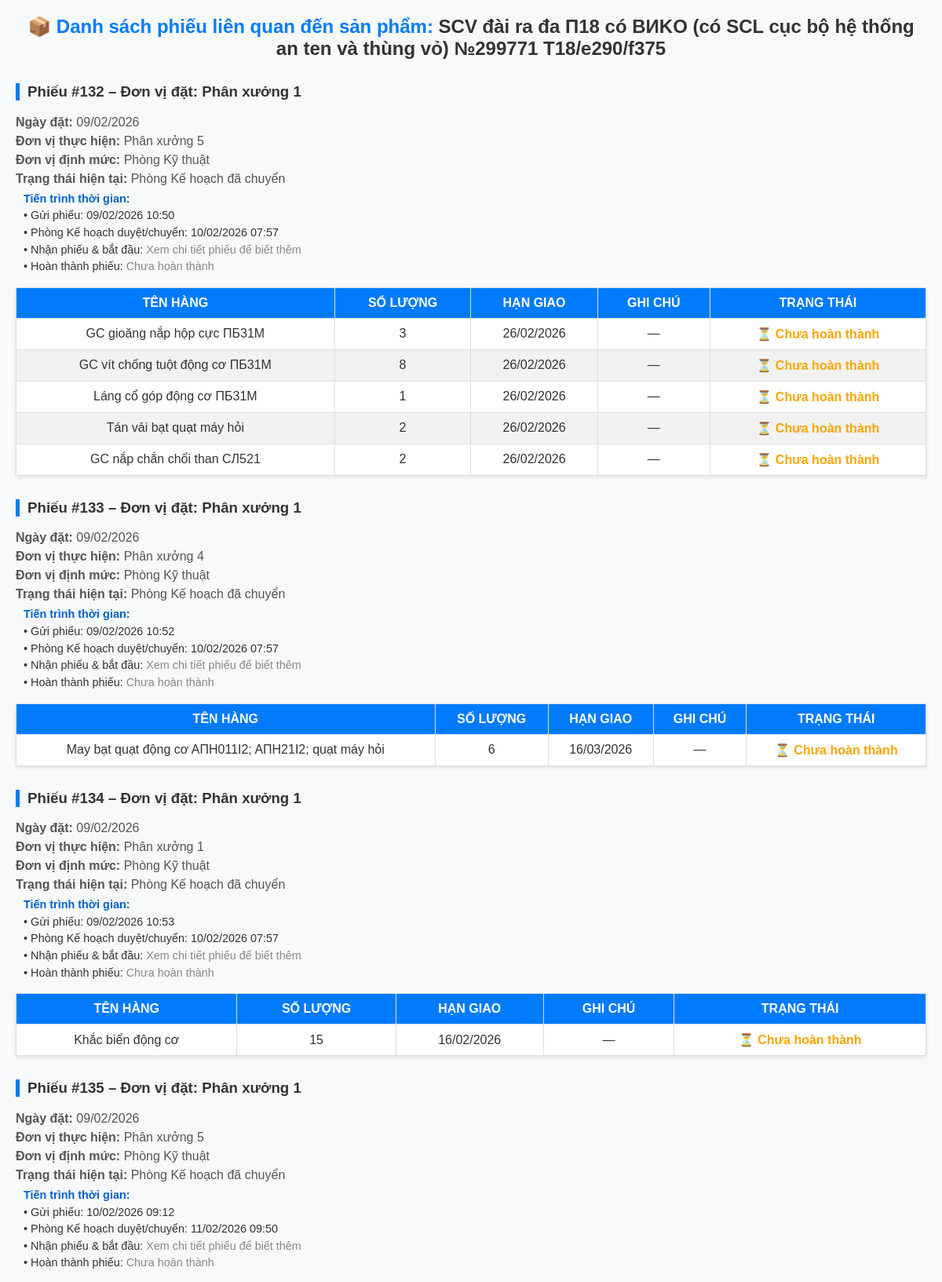
The page /D2SX/products/91/orders/ (upper part) on the database its author committed.
### D2SX/models.py (models this page shows, shortened)
class Product(models.Model):
    name = models.CharField(max_length=100)
    item = models.ForeignKey(ProductItem, on_delete=models.CASCADE, related_name='products')
    start_date = models.DateField(null=True, blank=True)
    end_date = models.DateField(null=True, blank=True)

class OrderForm(models.Model):
    STATUS_CHOICES = [
        ('submitted', 'Đã gửi'),
        ('approved', 'Đã duyệt'),
        ('rejected', 'Từ chối'),
        ('forwarded', 'Phòng Kế hoạch đã chuyển'),
    ]
    created_by = models.ForeignKey(
        settings.AUTH_USER_MODEL,
        on_delete=models.CASCADE,
        related_name='order_forms'
    )
    ordering_unit = models.ForeignKey(
        Z119group,
        related_name='order_forms_created',
        on_delete=models.CASCADE
    )
    norm_unit = models.ForeignKey(
        Z119group,
        related_name='order_forms_normed',
        on_delete=models.CASCADE,
        null = True,
        blank = True
    )
    executing_unit = models.ForeignKey(
        Z119group,
        related_name='order_forms_received',
        on_delete=models.CASCADE
    )
    order_date = models.DateField()
    status = models.CharField(
        max_length=20,
        choices=STATUS_CHOICES,
        default='submitted'
    )
    reviewed_by = models.ForeignKey(
        settings.AUTH_USER_MODEL,
        null=True,
        blank=True,
        on_delete=models.SET_NULL,
        related_name='reviewed_orders'
    )
    reviewed_at = models.DateTimeField(null=True, blank=True)
    created_at = models.DateTimeField(auto_now_add=True)

class OrderItem(models.Model):
    order_form = models.ForeignKey(OrderForm, related_name='items', on_delete=models.CASCADE)
    item_name = models.CharField(max_length=255)
    quantity = models.PositiveIntegerField()
    product = models.ForeignKey(Product, null=True, blank=True, on_delete=models.SET_NULL)  # số việc
    due_date = models.DateField()  # ngày phải xong (theo yêu cầu đơn vị đặt)
    completed_date = models.DateField(null=True, blank=True)  # ngày hoàn thành thực tế
    note = models.TextField(blank=True)
    is_completed = models.BooleanField(default=False)

### DKQSZ119/models.py (models this page shows, shortened)
class Z119group(models.Model):
    name = models.CharField(max_length=100)

### D2SX/views.py (the view)
# urls.py: path('products/<int:product_id>/orders/', views.order_items_by_product, name='order_items_by_product'),
def order_items_by_product(request, product_id):
    product = get_object_or_404(Product, id=product_id)
    order_items = (
        OrderItem.objects
        .filter(product=product)
        .select_related('order_form')
    )
    order_forms = (
        OrderForm.objects
        .filter(items__product=product)
        .distinct()
        .select_related('executing_unit', 'norm_unit', 'ordering_unit')
        .prefetch_related('items')
    )
    context = {
        "product": product,
        "order_items": order_items,
        "order_forms": order_forms,
    }
    return render(request, "order_items_by_product.html", context)

### D2SX/context_processors.py (called while the page is built)
def leader_name_processor(request):
    if request.user.is_authenticated:
        return {'leader_name': request.user.get_full_name() or request.user.username}
    return {}

### DKQSZ119/context_processors.py (called while the page is built)
def leader_name_processor(request):
    if request.user.is_authenticated:
        return {'leader_name': request.user.get_full_name() or request.user.username}
    return {}

### D2SX/templates/order_items_by_product.html (shortened to what this page needs)
<!DOCTYPE html>
<html lang="vi">
<head>
</head>
<body>
    <h2>📦 Danh sách phiếu liên quan đến sản phẩm: <span style="color:#333">{{ product.name }}</span></h2>
    {% if order_forms %}
        {% for order in order_forms %}
            <h3>Phiếu #{{ order.id }} – Đơn vị đặt: {{ order.ordering_unit.name|default:"N/A" }}</h3>
            <p><strong>Ngày đặt:</strong> {{ order.order_date|date:"d/m/Y" }}</p>
            <p><strong>Đơn vị thực hiện:</strong> {{ order.executing_unit.name|default:"N/A" }}</p>
            <p><strong>Đơn vị định mức:</strong> {{ order.norm_unit.name|default:"Chưa định mức" }}</p>
            <p><strong>Trạng thái hiện tại:</strong> {{ order.get_status_display }}</p>
            <div class="timeline">
                <strong>Tiến trình thời gian:</strong><br>
                • Gửi phiếu: {{ order.created_at|date:"d/m/Y H:i" }}<br>
                {% if order.reviewed_at %}
                    • Phòng Kế hoạch duyệt/chuyển: {{ order.reviewed_at|date:"d/m/Y H:i" }}<br>
                {% else %}
                    • Phòng Kế hoạch duyệt/chuyển: <span style="color:#888">Chưa duyệt</span><br>
                {% endif %}
                • Nhận phiếu & bắt đầu: <span style="color:#888">Xem chi tiết phiếu để biết thêm</span><br>
                {% if order.items.all %}
                    {% with has_completed=order.items.all.0.is_completed %}
                        {% if has_completed %}
                            • Hoàn thành phiếu: <span style="color:#28a745">Đã hoàn thành một phần hoặc toàn bộ</span><br>
                        {% else %}
                            • Hoàn thành phiếu: <span style="color:#888">Chưa hoàn thành</span>
                        {% endif %}
                    {% endwith %}
                {% else %}
                    • Hoàn thành phiếu: <span style="color:#888">Không có mặt hàng</span>
                {% endif %}
            </div>
            <table>
                <thead>
                    <tr>
                        <th>Tên hàng</th>
                        <th>Số lượng</th>
                        <th>Hạn giao</th>
                        <th>Ghi chú</th>
                        <th>Trạng thái</th>
                    </tr>
                </thead>
                <tbody>
                    {% for item in order.items.all %}
                        {% if item.product and item.product.id == product.id %}
                            <tr>
                                <td>{{ item.item_name }}</td>
                                <td>{{ item.quantity }}</td>
                                <td>{{ item.due_date|date:"d/m/Y"|default:"—" }}</td>
                                <td>{{ item.note|default:"—" }}</td>
                                <td>
                                    {% if item.is_completed %}
                                        <span style="color:green; font-weight:bold;">✅ Hoàn thành</span>
                                        {% if item.completed_date %}
                                            ({{ item.completed_date|date:"d/m/Y" }})
                                        {% endif %}
                                    {% else %}
                                        <span style="color:orange; font-weight:bold;">⏳ Chưa hoàn thành</span>
                                    {% endif %}
                                </td>
                            </tr>
                        {% endif %}
                    {% endfor %}
                </tbody>
            </table>
        {% endfor %}
    {% else %}
        <p class="empty">❌ Không có phiếu nào chứa sản phẩm này.</p>
    {% endif %}
</body>
</html>

### D2SX/templates/order_items_by_product.html (style rules this page uses)
body { font-family: Arial, sans-serif; background: #f8f9fa; margin: 20px; color: #333; }
h2 { text-align: center; color: #007BFF; margin-bottom: 30px; }
h3 { margin-top: 30px; color: #333; border-left: 5px solid #007BFF; padding-left: 10px; }
p { margin: 6px 0; color: #555; }
table { width: 100%; border-collapse: collapse; margin: 15px 0 30px 0; background: #fff; box-shadow: 0 2px 5px rgba(0,0,0,0.1); }
th, td { padding: 10px 14px; border: 1px solid #ddd; text-align: center; vertical-align: middle; }
th { background-color: #007BFF; color: #fff; text-transform: uppercase; }
tr:nth-child(even) { background-color: #f2f2f2; }
.timeline { font-size: 0.9em; text-align: left; padding-left: 10px; line-height: 1.5; }
.timeline strong { color: #0062cc; }

### rows shown on the page
Product: name "SCV đài ra đa П18 có BИKO (có SCL cục bộ hệ thống an ten và thùng vỏ) №299771 T18/e290/f375"
OrderForm: id "132", ordering_unit.name "Phân xưởng 1", order_date "09/02/2026", executing_unit.name "Phân xưởng 5", norm_unit.name "Phòng Kỹ thuật", status "Phòng Kế hoạch đã chuyển", created_at "09/02/2026 10:50", reviewed_at "10/02/2026 07:57", shows "• Hoàn thành phiếu:"
OrderItem: item_name "GC gioăng nắp hộp cực ПБ31M", quantity "3", due_date "26/02/2026", note "—", is_completed "⏳ Chưa hoàn thành"
OrderItem: item_name "GC vít chống tuột động cơ ПБ31M", quantity "8", due_date "26/02/2026", note "—", is_completed "⏳ Chưa hoàn thành"
OrderItem: item_name "Láng cổ góp động cơ ПБ31M", quantity "1", due_date "26/02/2026", note "—", is_completed "⏳ Chưa hoàn thành"
OrderItem: item_name "Tán vải bạt quạt máy hỏi", quantity "2", due_date "26/02/2026", note "—", is_completed "⏳ Chưa hoàn thành"
OrderItem: item_name "GC nắp chắn chổi than CЛ521", quantity "2", due_date "26/02/2026", note "—", is_completed "⏳ Chưa hoàn thành"
OrderForm: id "133", ordering_unit.name "Phân xưởng 1", order_date "09/02/2026", executing_unit.name "Phân xưởng 4", norm_unit.name "Phòng Kỹ thuật", status "Phòng Kế hoạch đã chuyển", created_at "09/02/2026 10:52", reviewed_at "10/02/2026 07:57", shows "• Hoàn thành phiếu:"
OrderItem: item_name "May bạt quạt động cơ AПH011I2; AПH21I2; quạt máy hỏi", quantity "6", due_date "16/03/2026", note "—", is_completed "⏳ Chưa hoàn thành"
OrderForm: id "134", ordering_unit.name "Phân xưởng 1", order_date "09/02/2026", executing_unit.name "Phân xưởng 1", norm_unit.name "Phòng Kỹ thuật", status "Phòng Kế hoạch đã chuyển", created_at "09/02/2026 10:53", reviewed_at "10/02/2026 07:57", shows "• Hoàn thành phiếu:"
OrderItem: item_name "Khắc biển động cơ", quantity "15", due_date "16/02/2026", note "—", is_completed "⏳ Chưa hoàn thành"
OrderForm: id "135", ordering_unit.name "Phân xưởng 1", order_date "09/02/2026", executing_unit.name "Phân xưởng 5", norm_unit.name "Phòng Kỹ thuật", status "Phòng Kế hoạch đã chuyển", created_at "10/02/2026 09:12", reviewed_at "11/02/2026 09:50", shows "• Hoàn thành phiếu:"
